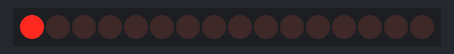
This sketch was run on a simulated Arduino Uno, built with avr-gcc and run on an emulated ATmega328P. Shown: 16 shift-register outputs drawn as a row of LEDs (first output left, lit = HIGH). Wiring (inferred from the names in the program): line decoder: data pin 2, pin 3, pin 4, pin 5. Wiring (inferred from the signals the program sends): row of LEDs: on Q0, Q1, Q2, Q3, Q4, Q5, Q6, Q7, Q8, Q9, Q10, Q11, Q12, Q13, Q14, Q15.

Above: at 5.0 s.
At 15.0 s:
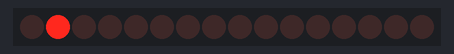
At 25.0 s:
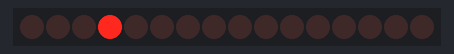
At 35.0 s:
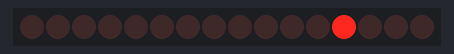
Timing chart, 0 to 52.0 s (numbered marks = the images above):
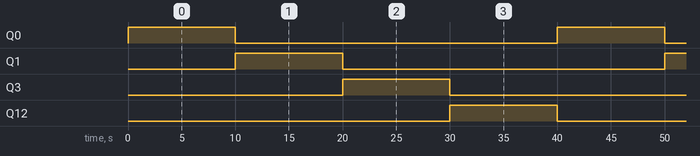

The sketch:

aaa.ino
```cpp
/*HERE IS A TABLE DETERIMING THE LIGHTS TO BE LIT UP

 A | B | C | D | U1 | U2
 0   0   0   0   0    0    A-D are input data pins and U1 and U2 are data pin enable and disable
 0   0   0   1   0    0
 0   0   1   0   0    0
 0   0   1   1   0    0
 0   1   0   0   0    0
 0   1   0   1   0    0
 0   1   1   0   0    0
 0   1   1   1   0    0
 1   0   0   0   0    0
 1   0   0   1   0    0
 1   0   1   0   0    0
 1   0   1   1   0    0
 1   1   0   0   0    0
 1   1   0   1   0    0
 1   1   1   0   0    0
 1   1   1   1   0    0

 WHERE U1 AND U2 ARE ENABLE PIN AND DETERMINES IC NAMED 74154 TO BE ENABLED OR DISABLED BT SENDING 0 1 SIGNAL BY THE USER*/

/*FOR TRAFFIC LIGHT
#define TOP_RED B0000000);
#define TOP_YELLOW B0001000);
#define TOP_GREEN B0010000);
#define LEFT_RED B0011000);
#define LEFT_YELLOW B0100000);
#define LEFT_GREEN B0101000);
#define RIGHT_RED B0110000);
#define RIGHT_YELLOW B0111000);
#define RIGHT_GREEN B1000000);
#define DOWN_RED B1001000);
#define D0WN_YELLOW B1010000);
#define DOWN_GREEN B1011000);
//FOR PEDESTRAINS LIGHT
#define TOPPED1_RED B1100000);
#define DOWNPED1_RED B1101000);
#define LEFTPED1_GREEN B1110000);
#define RIGHTPED1_GREEN B1111000);
#define TOPPED2_RED B0001000);
#define DOWNPED2_RED B1010000);
#define LEFTPED2_GREEN B0011000);
#define RIGHTPED2_GREEN B0110000);
#define TOPPED3_GREEN B0000000);
#define DOWNPED3_GREEN B1001000);
#define LEFTPED3_RED B0100000);
#define RIGHTPED_RED B0111000);
#define TOPPED4_GREEN B0000000);
#define DOWNPED4_GREEN B1001000);
#define LEFTPED4_RED B0101000);
#define RIGHTPED4_RED B1000000); */

int A=2;
int B=3;
int C=4;
int D=5;
int d1=5000;
int d2=5000;
int d3=5000;
int d4=5000;

void setup() {
  // put your setup code here, to run once:
pinMode(A,OUTPUT);
pinMode(B,OUTPUT);
pinMode(C,OUTPUT);
pinMode(D,OUTPUT);
}

void loop()
{
//FIRST FIG
//for TOP GREEN and DOWN GREEN
digitalWrite(A,LOW);       //TOP GREEN AND DOWN GREEN LIGHTS UP 0000
digitalWrite(B,LOW);
digitalWrite(C,LOW);
digitalWrite(D,LOW);
delay(d1);

//for LEFT RED AND RIGHT RED
digitalWrite(A,LOW);          //LEFT RED AND RIGHT RED OO00
digitalWrite(B,LOW);
digitalWrite(C,LOW);
digitalWrite(D,LOW);
delay(d1);

//forTOPPED1_RED AND DOWNPED1_RED
/*digitalWrite(A,LOW);//CHANGE
digitalWrite(B,HIGH);
digitalWrite(C,LOW);
digitalWrite(D,LOW);
//forDOWNPED1_RED
digitalWrite(A,HIGH);
digitalWrite(B,HIGH);
digitalWrite(C,LOW);
digitalWrite(D,HIGH);
//forLEFTPED1_RED
digitalWrite(A,HIGH);
digitalWrite(B,HIGH);
digitalWrite(C,HIGH);
digitalWrite(D,LOW);
//forRIGHTPED1_RED
digitalWrite(A,HIGH);
digitalWrite(B,HIGH);
digitalWrite(C,HIGH);
digitalWrite(D,LOW);//CHANGE
delay(9000);
*/
//SECOND FIG:
//FOR TOP GREEN AND DOWN GREEN SINCE THEY NEED TO BE IN OFF STATE INSTEAD OF THEM YELLOW LIGHT IS TO BE LIT UP
digitalWrite(A,LOW);
digitalWrite(B,LOW); //LEFT RED AND RIGHT RED
digitalWrite(C,LOW);
digitalWrite(D,LOW);
//forLEFT RED AND RIGHT RED
digitalWrite(A,HIGH);
digitalWrite(B,LOW); //LEFT RED AND RIGHT RED 0001
digitalWrite(C,LOW);
digitalWrite(D,LOW);
delay(d2);

//for TOP YELLOW AND DOWN YELLOW IS TO BE GLOW SO
digitalWrite(A,HIGH);
digitalWrite(B,LOW);
digitalWrite(C,LOW);
digitalWrite(D,LOW);
delay(d2);

/*//for TOPPED2_RED
digitalWrite(A,LOW);
digitalWrite(B,LOW);
digitalWrite(C,LOW);
digitalWrite(D,HIGH);
//for DOWNPED2_RED
digitalWrite(A,HIGH);
digitalWrite(B,LOW);
digitalWrite(C,HIGH);
digitalWrite(D,LOW);
//for LEFTPED2_RED
digitalWrite(A,LOW);
digitalWrite(B,LOW);
digitalWrite(C,HIGH);
digitalWrite(D,HIGH);
//for RIGHTPED2_RED
digitalWrite(A,LOW);
digitalWrite(B,HIGH);
digitalWrite(C,HIGH);
digitalWrite(D,LOW);
delay(9000);
 */

 //THIRD FIG:
  //for LEFT RED AND RIGHT RED THEY NEED TO BE OFF STATE SO 0000 VOLT SUPPLIED
digitalWrite(A,LOW);
digitalWrite(B,HIGH);
digitalWrite(C,LOW);
digitalWrite(D,LOW);

//for top yellow and down yellow has to be in off state so
digitalWrite(A,LOW);
digitalWrite(B,HIGH);
digitalWrite(C,LOW);
digitalWrite(D,LOW);

/*//for TOPPED2_RED green
digitalWrite(A,LOW);
digitalWrite(B,LOW);
digitalWrite(C,LOW);
digitalWrite(D,LOW);
//for DOWNPED2_RED green
digitalWrite(A,LOW);
digitalWrite(B,LOW);
digitalWrite(C,LOW);
digitalWrite(D,LOW);
//for LEFTPED2_RED green
digitalWrite(A,LOW);
digitalWrite(B,LOW);
digitalWrite(C,LOW);
digitalWrite(D,LOW);
//for RIGHTPED2_RED green
digitalWrite(A,LOW);
digitalWrite(B,LOW);
digitalWrite(C,LOW);
digitalWrite(D,LOW); */
//for LEFT YELLOW AND RIGHT YELLOW HAS TO BE LIT UP SO 0011 IS SENT
digitalWrite(A,HIGH);
digitalWrite(B,HIGH);
digitalWrite(C,LOW);
digitalWrite(D,LOW);
delay(d3);
//for TOP RED and down red has to be lit up so 0011 is sent
digitalWrite(A,HIGH);
digitalWrite(B,HIGH);
digitalWrite(C,LOW);
digitalWrite(D,LOW);
delay(d3);
/*//for TOPPED3_RED
digitalWrite(A,LOW);
digitalWrite(B,LOW);
digitalWrite(C,LOW);
digitalWrite(D,LOW);
//for DOWNPED3 RED green
digitalWrite(A,HIGH);
digitalWrite(B,LOW);
digitalWrite(C,LOW);
digitalWrite(D,HIGH);
//for LEFTPED3_RED
digitalWrite(A,LOW);
digitalWrite(B,HIGH);
digitalWrite(C,LOW);
digitalWrite(D,LOW);
//for RIGHTPED3 RED green
digitalWrite(A,LOW);
digitalWrite(B,HIGH);
digitalWrite(C,HIGH);
digitalWrite(D,HIGH);
delay(9000);
*/


//from fig4
  //for LEFT YELLOW and right yellow has to be turned off so;
digitalWrite(A,LOW);
digitalWrite(B,LOW);
digitalWrite(C,LOW);
digitalWrite(D,LOW);

//for TOP RED AND DOWN RED WE HAVE TO LIGHT UP SO
digitalWrite(A,LOW);
digitalWrite(B,LOW);
digitalWrite(C,HIGH);
digitalWrite(D,HIGH);
delay(d4);
//for LEFT GREEN and right green
digitalWrite(A,LOW);
digitalWrite(B,LOW);
digitalWrite(C,HIGH);
digitalWrite(D,HIGH);
delay(d4);
}
/*//for TOPPED4_RED
digitalWrite(A,LOW);
digitalWrite(B,LOW);
digitalWrite(C,LOW);
digitalWrite(D,LOW);
//for DOWNPED4 RED green
digitalWrite(A,HIGH);
digitalWrite(B,LOW);
digitalWrite(C,LOW);
digitalWrite(D,HIGH);
//for LEFTPED4_RED
digitalWrite(A,LOW);
digitalWrite(B,HIGH);
digitalWrite(C,LOW);
digitalWrite(D,LOW);
//for RIGHTPED4 RED green
digitalWrite(A,LOW);
digitalWrite(B,HIGH);
digitalWrite(C,HIGH);
digitalWrite(D,HIGH);
delay(9000);
}*/
```

Measured:
- by itself, Q0, Q1, Q3, Q12: alternates HIGH for 10.0 s and LOW for 30.0 s
- by itself, everything shown: repeats every 40.0 s, in 4 steps
